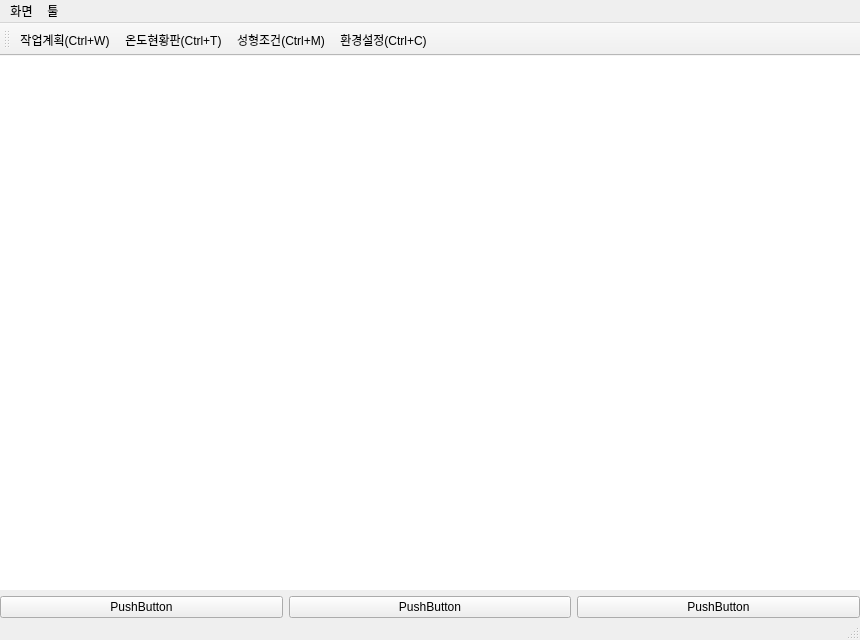
<?xml version="1.0" encoding="UTF-8"?>
<ui version="4.0">
 <class>MainWindow</class>
 <widget class="QMainWindow" name="MainWindow">
  <property name="geometry">
   <rect>
    <x>0</x>
    <y>0</y>
    <width>860</width>
    <height>640</height>
   </rect>
  </property>
  <property name="windowTitle">
   <string>QCClient</string>
  </property>
  <property name="windowIcon">
   <iconset resource="qcclientresource.qrc">
    <normaloff>:/Image/Image/MainIcon.png</normaloff>:/Image/Image/MainIcon.png</iconset>
  </property>
  <property name="autoFillBackground">
   <bool>false</bool>
  </property>
  <widget class="QWidget" name="centralWidget">
   <layout class="QGridLayout" name="gridLayout">
    <property name="leftMargin">
     <number>0</number>
    </property>
    <property name="topMargin">
     <number>0</number>
    </property>
    <property name="rightMargin">
     <number>0</number>
    </property>
    <property name="bottomMargin">
     <number>0</number>
    </property>
    <item row="0" column="0">
     <widget class="QMdiArea" name="mdiArea">
      <property name="background">
       <brush brushstyle="SolidPattern">
        <color alpha="255">
         <red>255</red>
         <green>255</green>
         <blue>255</blue>
        </color>
       </brush>
      </property>
      <property name="viewMode">
       <enum>QMdiArea::TabbedView</enum>
      </property>
      <property name="tabsClosable">
       <bool>true</bool>
      </property>
      <property name="tabsMovable">
       <bool>true</bool>
      </property>
      <property name="tabShape">
       <enum>QTabWidget::Triangular</enum>
      </property>
     </widget>
    </item>
    <item row="1" column="0">
     <layout class="QHBoxLayout" name="horizontalLayout">
      <item>
       <widget class="QPushButton" name="pushButton">
        <property name="text">
         <string>PushButton</string>
        </property>
       </widget>
      </item>
      <item>
       <widget class="QPushButton" name="pushButton_2">
        <property name="text">
         <string>PushButton</string>
        </property>
       </widget>
      </item>
      <item>
       <widget class="QPushButton" name="pushButton_3">
        <property name="text">
         <string>PushButton</string>
        </property>
       </widget>
      </item>
     </layout>
    </item>
   </layout>
  </widget>
  <widget class="QMenuBar" name="menuBar">
   <property name="geometry">
    <rect>
     <x>0</x>
     <y>0</y>
     <width>860</width>
     <height>21</height>
    </rect>
   </property>
   <widget class="QMenu" name="menu_Show">
    <property name="title">
     <string>화면</string>
    </property>
    <addaction name="action_Show_WorkPlan"/>
    <addaction name="action_Show_Temperature"/>
    <addaction name="action_MoldCondition"/>
   </widget>
   <widget class="QMenu" name="menu_Tool">
    <property name="title">
     <string>툴</string>
    </property>
    <widget class="QMenu" name="menu_Language">
     <property name="title">
      <string>언어</string>
     </property>
     <property name="icon">
      <iconset resource="qcclientresource.qrc">
       <normaloff>:/Image/Image/Language.png</normaloff>:/Image/Image/Language.png</iconset>
     </property>
     <addaction name="action_Language_Korean"/>
     <addaction name="action_Language_English"/>
    </widget>
    <addaction name="menu_Language"/>
    <addaction name="action_Configration"/>
   </widget>
   <addaction name="menu_Show"/>
   <addaction name="menu_Tool"/>
  </widget>
  <widget class="QToolBar" name="mainToolBar">
   <attribute name="toolBarArea">
    <enum>TopToolBarArea</enum>
   </attribute>
   <attribute name="toolBarBreak">
    <bool>false</bool>
   </attribute>
   <addaction name="action_Show_WorkPlan"/>
   <addaction name="action_Show_Temperature"/>
   <addaction name="action_MoldCondition"/>
   <addaction name="action_Configration"/>
  </widget>
  <widget class="QStatusBar" name="statusBar"/>
  <action name="action_Show_WorkPlan">
   <property name="icon">
    <iconset resource="qcclientresource.qrc">
     <normaloff>:/Image/Image/WorkPlan.png</normaloff>:/Image/Image/WorkPlan.png</iconset>
   </property>
   <property name="text">
    <string>작업계획(Ctrl+&amp;W)</string>
   </property>
   <property name="shortcut">
    <string>Ctrl+W</string>
   </property>
  </action>
  <action name="action_Show_Temperature">
   <property name="icon">
    <iconset resource="qcclientresource.qrc">
     <normaloff>:/Image/Image/Temperature.png</normaloff>:/Image/Image/Temperature.png</iconset>
   </property>
   <property name="text">
    <string>온도현황판(Ctrl+&amp;T)</string>
   </property>
   <property name="shortcut">
    <string>Ctrl+T</string>
   </property>
  </action>
  <action name="action_Language_Korean">
   <property name="checkable">
    <bool>true</bool>
   </property>
   <property name="checked">
    <bool>false</bool>
   </property>
   <property name="icon">
    <iconset resource="qcclientresource.qrc">
     <normaloff>:/Image/Image/Korean.gif</normaloff>:/Image/Image/Korean.gif</iconset>
   </property>
   <property name="text">
    <string>한국어(Korean)(Ctrl+&amp;K)</string>
   </property>
   <property name="shortcut">
    <string>Ctrl+K</string>
   </property>
  </action>
  <action name="action_Language_English">
   <property name="checkable">
    <bool>true</bool>
   </property>
   <property name="checked">
    <bool>false</bool>
   </property>
   <property name="icon">
    <iconset resource="qcclientresource.qrc">
     <normaloff>:/Image/Image/English.gif</normaloff>:/Image/Image/English.gif</iconset>
   </property>
   <property name="text">
    <string>English(English)(Ctrl+&amp;E)</string>
   </property>
   <property name="shortcut">
    <string>Ctrl+E</string>
   </property>
  </action>
  <action name="action_Configration">
   <property name="icon">
    <iconset resource="qcclientresource.qrc">
     <normaloff>:/Image/Image/Configration.png</normaloff>:/Image/Image/Configration.png</iconset>
   </property>
   <property name="text">
    <string>환경설정(Ctrl+&amp;C)</string>
   </property>
   <property name="shortcut">
    <string>Ctrl+C</string>
   </property>
  </action>
  <action name="action_MoldCondition">
   <property name="icon">
    <iconset resource="qcclientresource.qrc">
     <normaloff>:/Image/Image/table.png</normaloff>:/Image/Image/table.png</iconset>
   </property>
   <property name="text">
    <string>성형조건(Ctrl+&amp;M)</string>
   </property>
   <property name="shortcut">
    <string>Ctrl+M</string>
   </property>
  </action>
 </widget>
 <layoutdefault spacing="6" margin="11"/>
 <resources>
  <include location="qcclientresource.qrc"/>
 </resources>
 <connections/>
</ui>
